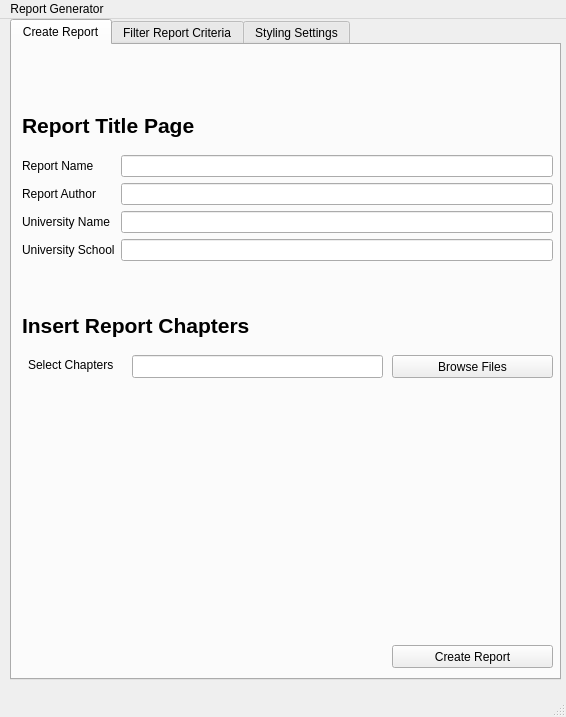
<?xml version="1.0" encoding="UTF-8"?>
<ui version="4.0">
 <class>MainWindow</class>
 <widget class="QMainWindow" name="MainWindow">
  <property name="geometry">
   <rect>
    <x>0</x>
    <y>0</y>
    <width>566</width>
    <height>717</height>
   </rect>
  </property>
  <property name="windowTitle">
   <string>Report Generator</string>
  </property>
  <widget class="QWidget" name="centralwidget">
   <widget class="QTabWidget" name="tabWidget">
    <property name="geometry">
     <rect>
      <x>10</x>
      <y>0</y>
      <width>551</width>
      <height>661</height>
     </rect>
    </property>
    <property name="currentIndex">
     <number>0</number>
    </property>
    <widget class="QWidget" name="tab">
     <attribute name="title">
      <string>Create Report</string>
     </attribute>
     <widget class="QWidget" name="formLayoutWidget">
      <property name="geometry">
       <rect>
        <x>10</x>
        <y>110</y>
        <width>531</width>
        <height>141</height>
       </rect>
      </property>
      <layout class="QFormLayout" name="formLayout">
       <item row="0" column="0">
        <widget class="QLabel" name="reportNameLabel">
         <property name="text">
          <string>Report Name</string>
         </property>
        </widget>
       </item>
       <item row="0" column="1">
        <widget class="QLineEdit" name="reportNameLineEdit"/>
       </item>
       <item row="1" column="0">
        <widget class="QLabel" name="reportAuthorLabel">
         <property name="text">
          <string>Report Author</string>
         </property>
        </widget>
       </item>
       <item row="1" column="1">
        <widget class="QLineEdit" name="reportAuthorLineEdit"/>
       </item>
       <item row="2" column="0">
        <widget class="QLabel" name="universityNameLabel">
         <property name="text">
          <string>University Name</string>
         </property>
        </widget>
       </item>
       <item row="2" column="1">
        <widget class="QLineEdit" name="universityNameLineEdit"/>
       </item>
       <item row="3" column="0">
        <widget class="QLabel" name="universitySchoolLabel">
         <property name="text">
          <string>University School</string>
         </property>
        </widget>
       </item>
       <item row="3" column="1">
        <widget class="QLineEdit" name="universitySchoolLineEdit"/>
       </item>
      </layout>
     </widget>
     <widget class="QPushButton" name="pushButton">
      <property name="geometry">
       <rect>
        <x>380</x>
        <y>600</y>
        <width>161</width>
        <height>23</height>
       </rect>
      </property>
      <property name="text">
       <string>Create Report</string>
      </property>
     </widget>
     <widget class="QLabel" name="label">
      <property name="geometry">
       <rect>
        <x>10</x>
        <y>60</y>
        <width>221</width>
        <height>41</height>
       </rect>
      </property>
      <property name="text">
       <string>&lt;html&gt;&lt;head/&gt;&lt;body&gt;&lt;p&gt;&lt;span style=&quot; font-size:16pt; font-weight:600;&quot;&gt;Report Title Page&lt;/span&gt;&lt;/p&gt;&lt;/body&gt;&lt;/html&gt;</string>
      </property>
     </widget>
     <widget class="QLabel" name="label_2">
      <property name="geometry">
       <rect>
        <x>10</x>
        <y>260</y>
        <width>291</width>
        <height>41</height>
       </rect>
      </property>
      <property name="text">
       <string>&lt;html&gt;&lt;head/&gt;&lt;body&gt;&lt;p&gt;&lt;span style=&quot; font-size:16pt; font-weight:600;&quot;&gt;Insert Report Chapters&lt;/span&gt;&lt;/p&gt;&lt;/body&gt;&lt;/html&gt;</string>
      </property>
     </widget>
     <widget class="QLabel" name="label_4">
      <property name="geometry">
       <rect>
        <x>16</x>
        <y>310</y>
        <width>121</width>
        <height>20</height>
       </rect>
      </property>
      <property name="text">
       <string>Select Chapters</string>
      </property>
     </widget>
     <widget class="QLineEdit" name="lineEdit">
      <property name="geometry">
       <rect>
        <x>120</x>
        <y>310</y>
        <width>251</width>
        <height>23</height>
       </rect>
      </property>
     </widget>
     <widget class="QPushButton" name="pushButton_3">
      <property name="geometry">
       <rect>
        <x>380</x>
        <y>310</y>
        <width>161</width>
        <height>23</height>
       </rect>
      </property>
      <property name="text">
       <string>Browse Files</string>
      </property>
     </widget>
    </widget>
    <widget class="QWidget" name="tab_2">
     <attribute name="title">
      <string>Filter Report Criteria</string>
     </attribute>
     <widget class="QWidget" name="formLayoutWidget_2">
      <property name="geometry">
       <rect>
        <x>0</x>
        <y>10</y>
        <width>541</width>
        <height>133</height>
       </rect>
      </property>
      <layout class="QFormLayout" name="formLayout_2">
       <item row="0" column="1">
        <widget class="QLineEdit" name="orderLineEdit"/>
       </item>
       <item row="1" column="0">
        <widget class="QLabel" name="familyLabel">
         <property name="text">
          <string>Family</string>
         </property>
        </widget>
       </item>
       <item row="1" column="1">
        <widget class="QLineEdit" name="familyLineEdit"/>
       </item>
       <item row="2" column="0">
        <widget class="QLabel" name="genusLabel">
         <property name="text">
          <string>Genus</string>
         </property>
        </widget>
       </item>
       <item row="2" column="1">
        <widget class="QLineEdit" name="genusLineEdit"/>
       </item>
       <item row="3" column="0">
        <widget class="QLabel" name="speciesLabel">
         <property name="text">
          <string>Species</string>
         </property>
        </widget>
       </item>
       <item row="3" column="1">
        <widget class="QLineEdit" name="speciesLineEdit"/>
       </item>
       <item row="0" column="0">
        <widget class="QLabel" name="orderLabel">
         <property name="text">
          <string>Order                     </string>
         </property>
        </widget>
       </item>
      </layout>
     </widget>
     <widget class="QWidget" name="formLayoutWidget_3">
      <property name="geometry">
       <rect>
        <x>0</x>
        <y>140</y>
        <width>541</width>
        <height>25</height>
       </rect>
      </property>
      <layout class="QHBoxLayout" name="horizontalLayout">
       <item>
        <widget class="QLabel" name="clutchRangeMaxLabel">
         <property name="text">
          <string>Clutch                    </string>
         </property>
        </widget>
       </item>
       <item>
        <widget class="QLineEdit" name="clutchRangeMaxLineEdit">
         <property name="minimumSize">
          <size>
           <width>216</width>
           <height>0</height>
          </size>
         </property>
        </widget>
       </item>
       <item>
        <widget class="QLineEdit" name="clutchRangeMinLineEdit">
         <property name="maxLength">
          <number>12767</number>
         </property>
        </widget>
       </item>
      </layout>
     </widget>
     <widget class="QWidget" name="formLayoutWidget_4">
      <property name="geometry">
       <rect>
        <x>0</x>
        <y>170</y>
        <width>541</width>
        <height>25</height>
       </rect>
      </property>
      <layout class="QHBoxLayout" name="horizontalLayout_2">
       <item>
        <widget class="QLabel" name="clutchMinMaxLabel">
         <property name="text">
          <string>Clutch Min             </string>
         </property>
        </widget>
       </item>
       <item>
        <widget class="QLineEdit" name="clutchMinMaxLineEdit"/>
       </item>
       <item>
        <widget class="QLineEdit" name="clutchMinMinLineEdit"/>
       </item>
      </layout>
     </widget>
     <widget class="QPushButton" name="pushButton_2">
      <property name="geometry">
       <rect>
        <x>380</x>
        <y>600</y>
        <width>161</width>
        <height>23</height>
       </rect>
      </property>
      <property name="text">
       <string>Create Report</string>
      </property>
     </widget>
     <widget class="QWidget" name="formLayoutWidget_5">
      <property name="geometry">
       <rect>
        <x>0</x>
        <y>200</y>
        <width>541</width>
        <height>25</height>
       </rect>
      </property>
      <layout class="QHBoxLayout" name="horizontalLayout_3">
       <item>
        <widget class="QLabel" name="clutchMinMaxLabel_2">
         <property name="text">
          <string>Clutch Max            </string>
         </property>
        </widget>
       </item>
       <item>
        <widget class="QLineEdit" name="clutchMaxMinLineEdit"/>
       </item>
       <item>
        <widget class="QLineEdit" name="clutchMaxMaxLineEdit_2"/>
       </item>
      </layout>
     </widget>
     <widget class="QWidget" name="formLayoutWidget_6">
      <property name="geometry">
       <rect>
        <x>0</x>
        <y>230</y>
        <width>541</width>
        <height>25</height>
       </rect>
      </property>
      <layout class="QHBoxLayout" name="horizontalLayout_4">
       <item>
        <widget class="QLabel" name="clutchMinMaxLabel_3">
         <property name="text">
          <string>SVLMx                   </string>
         </property>
        </widget>
       </item>
       <item>
        <widget class="QLineEdit" name="SVLMxMinLineEdit"/>
       </item>
       <item>
        <widget class="QLineEdit" name="SVLMxMaxLineEdit_2"/>
       </item>
      </layout>
     </widget>
     <widget class="QWidget" name="formLayoutWidget_7">
      <property name="geometry">
       <rect>
        <x>0</x>
        <y>260</y>
        <width>541</width>
        <height>25</height>
       </rect>
      </property>
      <layout class="QHBoxLayout" name="horizontalLayout_5">
       <item>
        <widget class="QLabel" name="clutchMinMaxLabel_4">
         <property name="text">
          <string>SVLMMx                </string>
         </property>
        </widget>
       </item>
       <item>
        <widget class="QLineEdit" name="SVLMMxMinLineEdit"/>
       </item>
       <item>
        <widget class="QLineEdit" name="SVLMMxMaxLineEdit"/>
       </item>
      </layout>
     </widget>
     <widget class="QWidget" name="formLayoutWidget_8">
      <property name="geometry">
       <rect>
        <x>0</x>
        <y>290</y>
        <width>541</width>
        <height>25</height>
       </rect>
      </property>
      <layout class="QHBoxLayout" name="horizontalLayout_6">
       <item>
        <widget class="QLabel" name="clutchMinMaxLabel_5">
         <property name="text">
          <string>SVLFMx                  </string>
         </property>
        </widget>
       </item>
       <item>
        <widget class="QLineEdit" name="SVLFMxMin"/>
       </item>
       <item>
        <widget class="QLineEdit" name="SVLFMxMax"/>
       </item>
      </layout>
     </widget>
     <widget class="QWidget" name="formLayoutWidget_9">
      <property name="geometry">
       <rect>
        <x>0</x>
        <y>320</y>
        <width>541</width>
        <height>25</height>
       </rect>
      </property>
      <layout class="QHBoxLayout" name="horizontalLayout_7">
       <item>
        <widget class="QLabel" name="clutchMinMaxLabel_6">
         <property name="text">
          <string>Egg Diameter        </string>
         </property>
        </widget>
       </item>
       <item>
        <widget class="QLineEdit" name="EggDiameterMin"/>
       </item>
       <item>
        <widget class="QLineEdit" name="EggDiameterMax"/>
       </item>
      </layout>
     </widget>
     <widget class="QWidget" name="formLayoutWidget_10">
      <property name="geometry">
       <rect>
        <x>0</x>
        <y>350</y>
        <width>541</width>
        <height>25</height>
       </rect>
      </property>
      <layout class="QHBoxLayout" name="horizontalLayout_8">
       <item>
        <widget class="QLabel" name="clutchMinMaxLabel_7">
         <property name="text">
          <string>Longevity              </string>
         </property>
        </widget>
       </item>
       <item>
        <widget class="QLineEdit" name="LongevityMin"/>
       </item>
       <item>
        <widget class="QLineEdit" name="LongevityMax"/>
       </item>
      </layout>
     </widget>
     <widget class="QWidget" name="formLayoutWidget_11">
      <property name="geometry">
       <rect>
        <x>0</x>
        <y>380</y>
        <width>541</width>
        <height>170</height>
       </rect>
      </property>
      <layout class="QFormLayout" name="formLayout_3">
       <item row="0" column="1">
        <widget class="QLineEdit" name="NestingSite"/>
       </item>
       <item row="1" column="0">
        <widget class="QLabel" name="familyLabel_2">
         <property name="text">
          <string>Micro Habitat</string>
         </property>
        </widget>
       </item>
       <item row="1" column="1">
        <widget class="QLineEdit" name="MicroHabitat"/>
       </item>
       <item row="2" column="0">
        <widget class="QLabel" name="genusLabel_2">
         <property name="text">
          <string>Activity</string>
         </property>
        </widget>
       </item>
       <item row="2" column="1">
        <widget class="QLineEdit" name="Activity"/>
       </item>
       <item row="3" column="0">
        <widget class="QLabel" name="speciesLabel_2">
         <property name="text">
          <string>Geographic Region</string>
         </property>
        </widget>
       </item>
       <item row="3" column="1">
        <widget class="QLineEdit" name="GeographicRegion"/>
       </item>
       <item row="0" column="0">
        <widget class="QLabel" name="orderLabel_2">
         <property name="text">
          <string>Nesting Site</string>
         </property>
        </widget>
       </item>
       <item row="4" column="0">
        <widget class="QLabel" name="iUCNLabel">
         <property name="text">
          <string>IUCN</string>
         </property>
        </widget>
       </item>
       <item row="4" column="1">
        <widget class="QLineEdit" name="IUCN"/>
       </item>
       <item row="5" column="0">
        <widget class="QLabel" name="popTrendLabel">
         <property name="text">
          <string>Pop Trend</string>
         </property>
        </widget>
       </item>
       <item row="5" column="1">
        <widget class="QLineEdit" name="PopTrend"/>
       </item>
      </layout>
     </widget>
    </widget>
    <widget class="QWidget" name="tab_3">
     <attribute name="title">
      <string>Styling Settings</string>
     </attribute>
     <widget class="QLabel" name="label_5">
      <property name="geometry">
       <rect>
        <x>10</x>
        <y>350</y>
        <width>321</width>
        <height>41</height>
       </rect>
      </property>
      <property name="text">
       <string>&lt;html&gt;&lt;head/&gt;&lt;body&gt;&lt;p&gt;&lt;span style=&quot; font-size:16pt; font-weight:600;&quot;&gt;Title Page Font Settings&lt;/span&gt;&lt;/p&gt;&lt;/body&gt;&lt;/html&gt;</string>
      </property>
     </widget>
     <widget class="QLabel" name="label_6">
      <property name="geometry">
       <rect>
        <x>10</x>
        <y>20</y>
        <width>431</width>
        <height>41</height>
       </rect>
      </property>
      <property name="text">
       <string>&lt;html&gt;&lt;head/&gt;&lt;body&gt;&lt;p&gt;&lt;span style=&quot; font-size:16pt; font-weight:600;&quot;&gt;Report Amphibian Layout&lt;/span&gt;&lt;/p&gt;&lt;/body&gt;&lt;/html&gt;</string>
      </property>
     </widget>
     <widget class="QLabel" name="label_7">
      <property name="geometry">
       <rect>
        <x>10</x>
        <y>110</y>
        <width>331</width>
        <height>41</height>
       </rect>
      </property>
      <property name="text">
       <string>&lt;html&gt;&lt;head/&gt;&lt;body&gt;&lt;p&gt;&lt;span style=&quot; font-size:16pt; font-weight:600;&quot;&gt;Page Font Settings&lt;/span&gt;&lt;/p&gt;&lt;/body&gt;&lt;/html&gt;</string>
      </property>
     </widget>
     <widget class="QPushButton" name="pushButton_6">
      <property name="geometry">
       <rect>
        <x>380</x>
        <y>600</y>
        <width>161</width>
        <height>23</height>
       </rect>
      </property>
      <property name="text">
       <string>Create Report</string>
      </property>
     </widget>
     <widget class="QPushButton" name="pushButton_7">
      <property name="geometry">
       <rect>
        <x>380</x>
        <y>560</y>
        <width>161</width>
        <height>23</height>
       </rect>
      </property>
      <property name="text">
       <string>Save Settings</string>
      </property>
     </widget>
     <widget class="QWidget" name="formLayoutWidget_12">
      <property name="geometry">
       <rect>
        <x>10</x>
        <y>60</y>
        <width>521</width>
        <height>41</height>
       </rect>
      </property>
      <layout class="QFormLayout" name="formLayout_4">
       <item row="0" column="0">
        <widget class="QLabel" name="selectLayoutLabel">
         <property name="text">
          <string>Select Layout</string>
         </property>
        </widget>
       </item>
       <item row="0" column="1">
        <widget class="QComboBox" name="selectLayoutComboBox">
         <item>
          <property name="text">
           <string>One Per Page</string>
          </property>
         </item>
         <item>
          <property name="text">
           <string>Two Per Page</string>
          </property>
         </item>
         <item>
          <property name="text">
           <string>Three Per Page</string>
          </property>
         </item>
        </widget>
       </item>
      </layout>
     </widget>
     <widget class="QWidget" name="formLayoutWidget_13">
      <property name="geometry">
       <rect>
        <x>10</x>
        <y>150</y>
        <width>521</width>
        <height>191</height>
       </rect>
      </property>
      <layout class="QFormLayout" name="formLayout_5">
       <item row="0" column="0">
        <widget class="QLabel" name="headingFontLabel">
         <property name="text">
          <string>Heading Font</string>
         </property>
        </widget>
       </item>
       <item row="0" column="1">
        <widget class="QComboBox" name="headingFontComboBox"/>
       </item>
       <item row="1" column="0">
        <widget class="QLabel" name="headingFontSizeLabel">
         <property name="text">
          <string>Heading Font Size</string>
         </property>
        </widget>
       </item>
       <item row="1" column="1">
        <widget class="QSpinBox" name="headingFontSizeSpinBox"/>
       </item>
       <item row="2" column="0">
        <widget class="QLabel" name="headingFontColourLabel">
         <property name="text">
          <string>Heading Font Colour</string>
         </property>
        </widget>
       </item>
       <item row="2" column="1">
        <widget class="QComboBox" name="headingFontColourComboBox"/>
       </item>
       <item row="3" column="0">
        <widget class="QLabel" name="paragraphFontLabel">
         <property name="text">
          <string>Paragraph Font</string>
         </property>
        </widget>
       </item>
       <item row="3" column="1">
        <widget class="QComboBox" name="paragraphFontComboBox"/>
       </item>
       <item row="4" column="0">
        <widget class="QLabel" name="paragraphFontSizeLabel">
         <property name="text">
          <string>Paragraph Font Size</string>
         </property>
        </widget>
       </item>
       <item row="4" column="1">
        <widget class="QSpinBox" name="paragraphFontSizeSpinBox"/>
       </item>
       <item row="5" column="0">
        <widget class="QLabel" name="paragraphFontColourLabel">
         <property name="text">
          <string>Paragraph Font Colour</string>
         </property>
        </widget>
       </item>
       <item row="5" column="1">
        <widget class="QComboBox" name="paragraphFontColourComboBox"/>
       </item>
      </layout>
     </widget>
     <widget class="QWidget" name="formLayoutWidget_14">
      <property name="geometry">
       <rect>
        <x>10</x>
        <y>400</y>
        <width>521</width>
        <height>91</height>
       </rect>
      </property>
      <layout class="QFormLayout" name="formLayout_6">
       <item row="0" column="0">
        <widget class="QLabel" name="titleFontLabel">
         <property name="text">
          <string>Title Font</string>
         </property>
        </widget>
       </item>
       <item row="0" column="1">
        <widget class="QComboBox" name="titleFontComboBox"/>
       </item>
       <item row="1" column="0">
        <widget class="QLabel" name="titleFontSizeLabel">
         <property name="text">
          <string>Title Font Size</string>
         </property>
        </widget>
       </item>
       <item row="1" column="1">
        <widget class="QSpinBox" name="titleFontSizeSpinBox"/>
       </item>
       <item row="2" column="0">
        <widget class="QLabel" name="titleFontColourLabel">
         <property name="text">
          <string>Title Font Colour</string>
         </property>
        </widget>
       </item>
       <item row="2" column="1">
        <widget class="QComboBox" name="titleFontColourComboBox"/>
       </item>
      </layout>
     </widget>
    </widget>
   </widget>
  </widget>
  <widget class="QStatusBar" name="statusbar"/>
  <widget class="QMenuBar" name="menubar">
   <property name="geometry">
    <rect>
     <x>0</x>
     <y>0</y>
     <width>566</width>
     <height>20</height>
    </rect>
   </property>
   <widget class="QMenu" name="menuReport_Generator">
    <property name="title">
     <string>Report Generator</string>
    </property>
   </widget>
   <addaction name="menuReport_Generator"/>
  </widget>
 </widget>
 <resources/>
 <connections/>
</ui>
